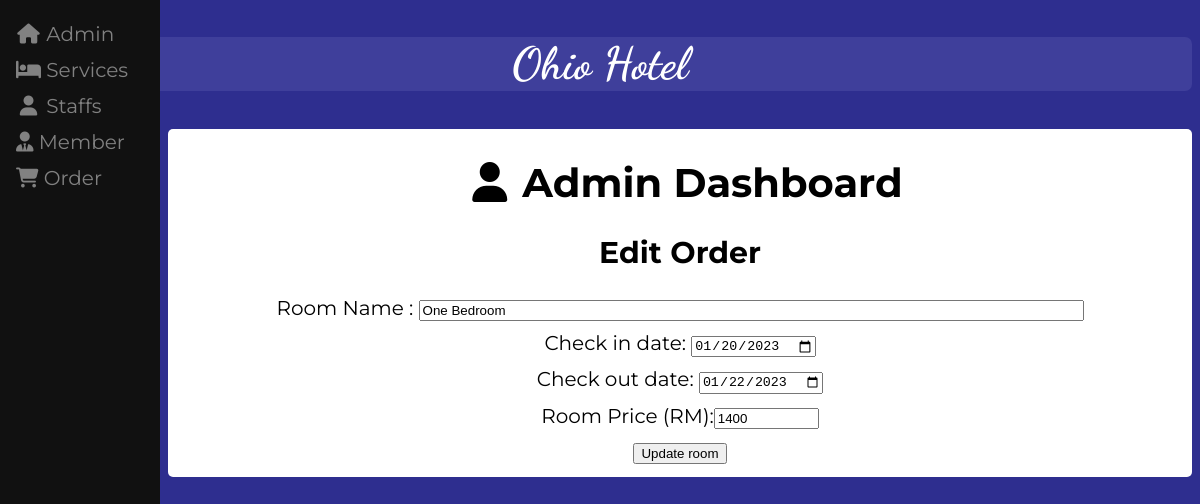
The page /admin/php/edit_order.php?edit&orderid=10 on the database its author committed.
### tables this page shows
CREATE TABLE `room_order` (
  `order_id` int(11) NOT NULL,
  `room_id` int(11) NOT NULL,
  `room_name` varchar(50) NOT NULL,
  `date_in` date NOT NULL,
  `date_out` date NOT NULL,
  `total_price` int(11) NOT NULL
);

### admin/php/edit_order.php (the view, shortened to what this page needs)
<!DOCTYPE html>
<html>
<head>
    <link rel="stylesheet" type="text/css" href="../css/admin.css" >
    <link rel="stylesheet" type="text/css" href="../css/mobile.css">
    <link rel="stylesheet" type="text/css" href="../css/order.css">
    <link rel="stylesheet" href="https://cdnjs.cloudflare.com/ajax/libs/font-awesome/6.1.1/css/all.min.css">
</head>
<body>
    <header>
        <h2>Ohio Hotel</h2>
    </header>
    <div class="sidebar">
        <a href="../admin.html"><i class="fa fa-fw fa-home"></i> Admin</a>
        <a href="../service.html"><i class="fa-solid fa-bed"></i> Services</a>
        <a href="../staffs.html"><i class="fa fa-fw fa-user"></i> Staffs</a>
        <a href="../members.html"><i class="fa-solid fa-user-tie"></i> Member</a>
        <a href="../order.html"><i class="fa-solid fa-cart-shopping"></i> Order</a>
    </div>
    <div class="main">
        <div id="admindash">
            <h1><i class="fa-solid fa-user"></i>Admin Dashboard</h1>
            <h2>Edit Order</h2>
                <?php
                if (isset($_GET["edit"])) {
                    include("dataconnection.php");
                    $orderid = $_GET["orderid"];
                    $query = "SELECT * FROM room_order WHERE
                                order_id = $orderid";
                    $result = mysqli_query($connection, $query);
                    $row = mysqli_fetch_assoc($result);
                    ?>
                <form name= "editform" method="post" action>
                    <p>Room Name :     <input type="text" name="room_name" size="80"
                                        value="<?php echo $row["room_name"]; ?>"></p>
                    <p>Check in date:  <input type="date" name="date_in"
                                        value="<?php echo $row["date_in"]; ?>"></p>
                    <p>Check out date: <input type="date" name="date_out"
                                        value="<?php echo $row["date_out"]; ?>"></p>
                    <p>Room Price (RM):<input type="text" name="room_price" size="10"
                                        value="<?php echo $row["total_price"]; ?>"></p>
                    <p><input type="submit" name="updatebtn" value="Update room">
                </form>
                <?php
                }
                ?>
        </div>
    </div>
</body>
</html>

### admin/css/admin.css (style rules this page uses)
* { box-sizing: border-box; }
body { color: black; background-color: rgb(46, 46, 143); font-family: 'Montserrat', sans-serif; }
header { margin: 5px 0px; padding: 0%; height: fit-content; text-align: center; color: white; background-color: rgb(63, 63, 155); font-size: 30px; font-family: 'Dancing Script', cursive; border-radius:7px; }
.sidebar { height: 100%; width: 160px; position: fixed; z-index: 1; top: 0; left: 0; background-color: #111; overflow-x: hidden; padding-top: 16px; text-align: left; }
.sidebar a { padding: 6px 8px 6px 16px; text-decoration: none; font-size: 20px; color: #818181; display: block; }
.main { text-align: center; margin-top: 5px; margin-left: 160px; padding: 3px 10px; background-color:white; border-radius: 5px; }
#admindash { font-size: 20px; }
#admindash i { padding: 0 15px; }
#admindash p { margin: 10px 10px; }

### rows shown on the page
room_order: room_name "One Bedroom", date_in "01/20/2023", date_out "01/22/2023", room_price "1400"
